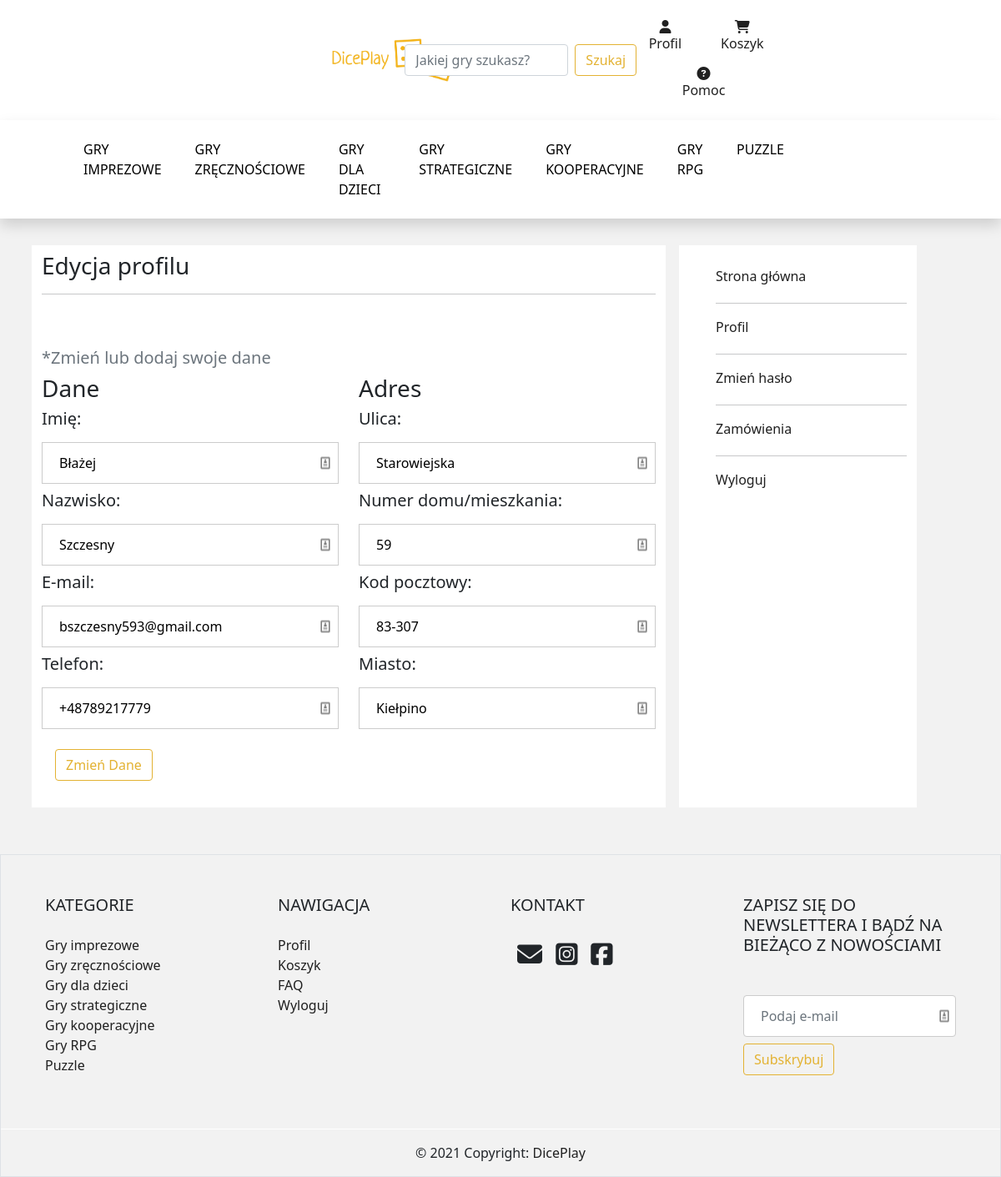
Page /edycjaProfilu/ (signed in) on the earlier database version.
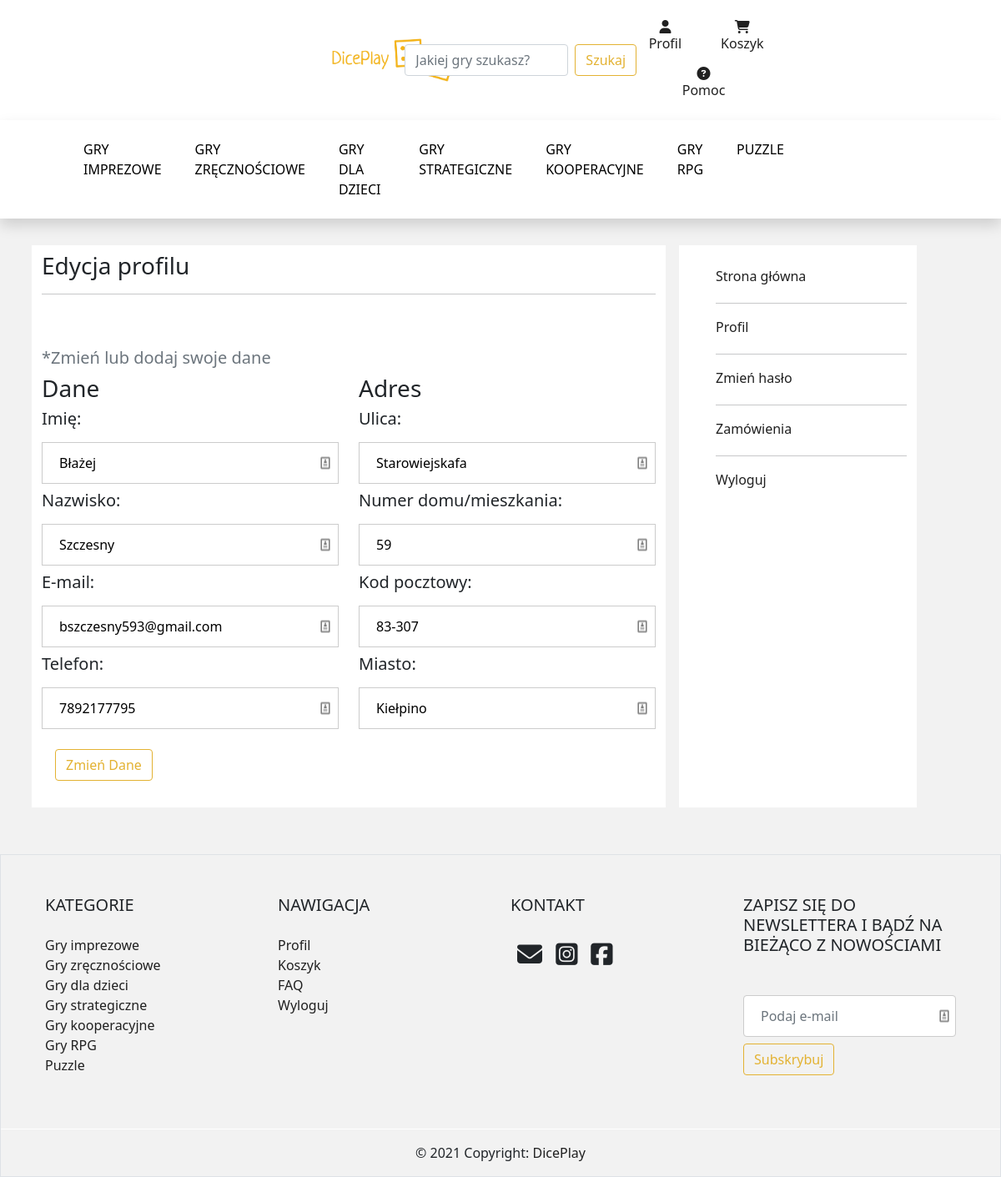
Same page on the later database version.
### main/models.py (models this page shows, shortened)
class UserProfile(models.Model):
    user = models.OneToOneField(User, on_delete=models.CASCADE)
    id = models.AutoField(primary_key=True)
    street = models.CharField(max_length=50)
    numberOfHouse = models.CharField(max_length=10)
    postCode = models.CharField(max_length=6)
    city = models.CharField(max_length=20)
    phone = PhoneNumberField(null=False, blank=False, unique=False, max_length=9)

### main/views.py (the view)
# urls.py: path('edycjaProfilu/', editProfil, name='profileDetail'),
@login_required
def editProfil(request):
    userDetails = UserProfile.objects.filter(user__username=request.user)
    return render(request, 'edycjaProfilu.html', {'userDetails': userDetails})

### templates/edycjaProfilu.html (shortened to what this page needs)
{% extends 'main.html' %}
{% block body %}
{% load static %}
<div class="container">
    <div class="row">
        <div class="col-8 m-2" style="background-color: white;">
            <h3 class="pt-2">Edycja profilu</h3>
            <hr/>
            <h5 class="pt-5"><span class="text-secondary">*Zmień lub dodaj swoje dane</span></h5>
            <form METHOD="post" action="{% url 'updateprofil' %}">
            {% for data in userDetails %}
            <div class="row">
                <div class="col">
                    <h3>Dane</h3>
                    <h5>Imię:</h5>
                        <input class="form-control-xs" placeholder="Imię:" type="text" value="{{user.first_name}}" name="imie">
                    <h5>Nazwisko:</h5>
                        <input class="form-control-xs" placeholder="Nazwisko:" type="text" value="{{user.last_name }}" name="nazwisko">
                    <h5>E-mail: </h5>
                        <input type="email" id="form5Example2" class="form-control-xs" placeholder="E-mail:" value="{{data.user.email}}", name="email">
                    <h5>Telefon: </h5>
                        <input type="text" class="form-control-xs" placeholder="Telefon:" value="{{data.phone}}" name="phone">
                </div>
                <div class="col">
                    <h3>Adres</h3>
                    <h5>Ulica: </h5>
                    <input class="form-control-xs" placeholder="Ulica:" type="text" value="{{data.street}}" name="ulica">
                    <h5>Numer domu/mieszkania: </h5>
                    <input class="form-control-xs" placeholder="Numer domu/mieszkania:" type="text" value="{{data.numberOfHouse}}" name="nrdomu">
                    <h5>Kod pocztowy: </h5>
                    <input class="form-control-xs" placeholder="Kod pocztowy:" type="text" value="{{data.postCode}}" name="kodpocztowy">
                    <h5>Miasto: </h5>
                    <input class="form-control-xs" placeholder="Miasto" type="text" value="{{data.city}}" name="miasto">
                </div>
            </div>
            <button type="submit" class="m-3 btn btn-search">Zmień Dane</button>
                 {% endfor %}
</form>
        </div>
        <div id="profile-list" class="col-3 m-2"style="background-color: white;">
           <ul>
               <a href="/"><li>Strona główna</li></a>
               <hr/>
               <a href="/profil"><li>Profil</li></a>
               <hr/>
               <a href="/haslo"><li>Zmień hasło</li></a>
               <hr/>
               <a href="/zamowienia"><li>Zamówienia</li></a>
               <hr/>
               <a href="/logout"><li>Wyloguj</li></a>
           </ul>
        </div>
    </div>
</div>
{% endblock %}

Differences in the rows shown:
changed UserProfile "Kiełpino": phone "+48789217779" → "7892177795"; ulica "Starowiejska" → "Starowiejskafa"
